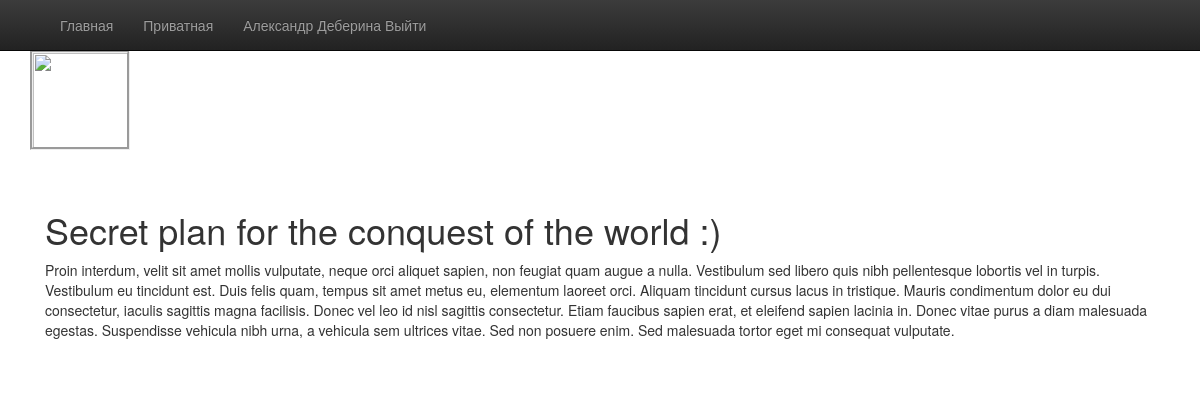
Page /privats/ (signed in) on the committed database.
### tables this page shows
CREATE TABLE `pages` (
  `id` int(11) UNSIGNED NOT NULL,
  `alias` varchar(100) NOT NULL,
  `title` varchar(100) NOT NULL,
  `content` text NOT NULL,
  `is_private` tinyint(1) UNSIGNED NOT NULL DEFAULT '0'
);

### lib/ViewClass.php (called while the page is built, shortened)
<?php
class View
{
    protected $data;
    protected $path;
    protected static function getDefaultViewPath()
    {
        $router = App::getRouter();
        $controllerDir = $router->getController();
        $templateName = $router->getAction() . '.php';
        return VIEWS_PATH . DS . $controllerDir . DS . $templateName;
    }
    public function __construct($data = array(), $path = null)
    {
        if (!$path) {
            $path = self::getDefaultViewPath();
        }
        $this->path = $path;
        $this->data = $data;
    }
    public function render()
    {
        $data = $this->data;
        include($this->path);
        $content = ob_get_clean();
        return $content;
    }
}

### public/index.php (called while the page is built, shortened)
<?php
require_once(ROOT . DS . 'lib' . DS . 'Init.php');
App::run($_SERVER['REQUEST_URI']);

### lib/ModelClass.php (called while the page is built, shortened)
<?php
class Model{
    public function __construct()
    {
        $this->db = DB::getConnection();
    }
}

### lib/DbClass.php (called while the page is built)
<?php
class DB
{
    public static function getConnection()
    {
        $dsn = 'mysql:host='.Config::get('host').';dbname='.Config::get('dbname');
        $db = new PDO($dsn, Config::get('user'), Config::get('password'));
        $db->exec("set names utf8");
        return $db;
    }
}

### models/Privat.php (called while the page is built)
<?php
class Privat extends Model
{
    public function getPost()
    {
        $sql = "SELECT  title, content FROM pages";
        $q = $this->db->query($sql);
        $array = array();
        $i = 0;
        while ($r = $q->fetch(PDO::FETCH_ASSOC)) {
            $array[$i]['title'] = $r['title'];
            $array[$i]['content'] = $r['content'];
            $i++;
        }
        return $array;
    }
}

### controllers/PrivatsController.php (called while the page is built, shortened)
<?php
class PrivatsController extends Controller
{
    public function __construct($data = array())
    {
        $this->model = new Privat();
    }
    public function index()
    {
        $this->data['posts'] = $this->model->getPost();
    }
}

### lib/Init.php (called while the page is built, shortened)
<?php
function myAutoload($className){
    $libPath = ROOT.DS.'lib'.DS.($className).'Class.php';
    $controllersPath = ROOT.DS.'controllers'.DS.str_replace('Controller', '',$className).'Controller.php';
    $modelPath = ROOT.DS.'models'.DS.$className.'.php';
}

### lib/RouterClass.php (called while the page is built, shortened)
<?php
class Router
{
    protected $controller;
    protected $action;
    protected $params;
    protected $route;
    public function getController()
    {
        return $this->controller;
    }
    public function getAction()
    {
        return $this->action;
    }
    public function getParams()
    {
        return $this->params;
    }
    public function getRoute()
    {
        return $this->route;
    }
    public function __construct($uri)
    {
        $this->uri = urldecode(trim($uri, '/'));
        $this->route = Config::get('defaultRoute');
        $this->controller = Config::get('defaultController');
        $this->action = Config::get('defaultAction');
        $uriParts = explode('?', $this->uri);
        $path = $uriParts[0];
        $pathParts = explode('/', $path);
        if (count($pathParts)) {
            if (current($pathParts)) {
                $this->controller = strtolower(current($pathParts));
                array_shift($pathParts);
            }
            $this->params = $pathParts;
        }
    }
}

### lib/ControllerClass.php (called while the page is built, shortened)
<?php
class Controller{
    protected $data;
    public function getData(){
        return $this->data;
    }
    public function __construct($data = array()){
        $this->data = $data;
    }
}

### lib/ConfigClass.php (called while the page is built)
<?php
class Config{
    protected static $settings = array();
    public static function get($key){
        return isset(self::$settings[$key]) ? self::$settings[$key] : null;
    }
    public static function set($key, $value){
        self::$settings[$key] = $value;
    }
}

### lib/SessionClass.php (called while the page is built, shortened)
<?php
class Session
{
    protected static $flash_message;
    public static function hasFlash()
    {
        return !is_null(self::$flash_message);
    }
    public static function get($key){
        if ( isset($_SESSION[$key]) ){
            return $_SESSION[$key];
        }
        return null;
    }
}

### views/privats/index.php (the view)
<div style="margin-top: 20px;">
    <h1> <?= $data['posts'][0]['title'] ?></h1>
    <p><?= $data['posts'][0]['content'] ?></p>
</div>

### lib/AppClass.php (shortened to what this page needs)
<?php
class App
{
    protected static $router;
    public static function getRouter()
    {
        return self::$router;
    }
    public static function run($uri)
    {
        self::$router = new Router($uri);
        $controllerClass = ucfirst(self::$router->getController()) . 'Controller';
        $controllerMethod = strtolower(self::$router->getAction());
        $layout = self::$router->getRoute();
        $controllerObject = new $controllerClass();
        if (method_exists($controllerObject, $controllerMethod)) {
            $viewPath = $controllerObject->$controllerMethod();
            $viewObject = new View($controllerObject->getData(), $viewPath);
            $content = $viewObject->render();
        } else {
            throw new Exception('Method ' . $controllerMethod . ' of class ' . $controllerClass . ' does not exist.');
        }
        $layoutPath = VIEWS_PATH . DS . $layout . '.php';
        $layoutViewObject = new View(compact('content'), $layoutPath);
        echo $layoutViewObject->render();
    }
}

### views/default.php (shortened to what this page needs)
<!DOCTYPE html>
<html>
<head>
    <link rel="stylesheet" href="/css/style.css">
    <link rel="stylesheet" href="https://maxcdn.bootstrapcdn.com/bootstrap/3.3.2/css/bootstrap.min.css">
    <link rel="stylesheet" href="https://maxcdn.bootstrapcdn.com/bootstrap/3.3.2/css/bootstrap-theme.min.css">
</head>
<body>
<nav class="navbar navbar-inverse navbar-fixed-top">
    <div class="container">
        <div class="navbar-header">
            <a class="navbar-brand" href="/"><?= Config::get('site_name') ?></a>
        </div>
        <div id="navbar" class="collapse navbar-collapse">
            <ul class="nav navbar-nav">
                <li><a <?php if (App::getRouter()->getController() == 'pages') { ?>class="active"<?php } ?> href="/">Главная</a></li>
                <?php if (Session::get('login')) { ?>
                    <li><a <?php if (App::getRouter()->getController() == 'privats') { ?>class="active"<?php } ?> href="/privats/">Приватная</a></li>
                    <li><a href="/users/logout"><?=Session::get('login')?> Выйти</a></li>
                <?php } ?>
            </ul>
        </div>
    </div>
</nav>
<div class="container">
    <?php if (Session::get('avatar')) { ?>
            <img class="img" src="<?= Session::get('avatar'); ?>" />
    <?php } ?>
</div>
<div class="container">
    <div class="starter-template">
        <?= $data['content'] ?>
    </div>
</div>
</body>
</html>

### public/css/style.css (style rules this page uses)
body { padding-top: 50px; }
.starter-template { padding: 40px 15px; }
.img { border: groove; width: 100px; height: 100px; }

### rows in the picture
pages: title "Secret plan for the conquest of the world :)", content "Proin interdum, velit sit amet mollis vulputate, neque orci aliquet sapien, non feugiat quam augue a nulla. Vestibulum sed libero quis nibh pellentesque lobortis vel in turpis. Vestibulum eu tincidunt est. Duis felis quam, tempus sit amet metus eu, elementum laoreet orci. Aliquam tincidunt cursus lacus in tristique. Mauris condimentum dolor eu dui consectetur, iaculis sagittis magna facilisis. Donec vel leo id nisl sagittis consectetur. Etiam faucibus sapien erat, et eleifend sapien lacinia in. Donec vitae purus a diam malesuada egestas. Suspendisse vehicula nibh urna, a vehicula sem ultrices vitae. Sed non posuere enim. Sed malesuada tortor eget mi consequat vulputate."

### other values in the picture
Session::get('login') "Александр Деберина"
